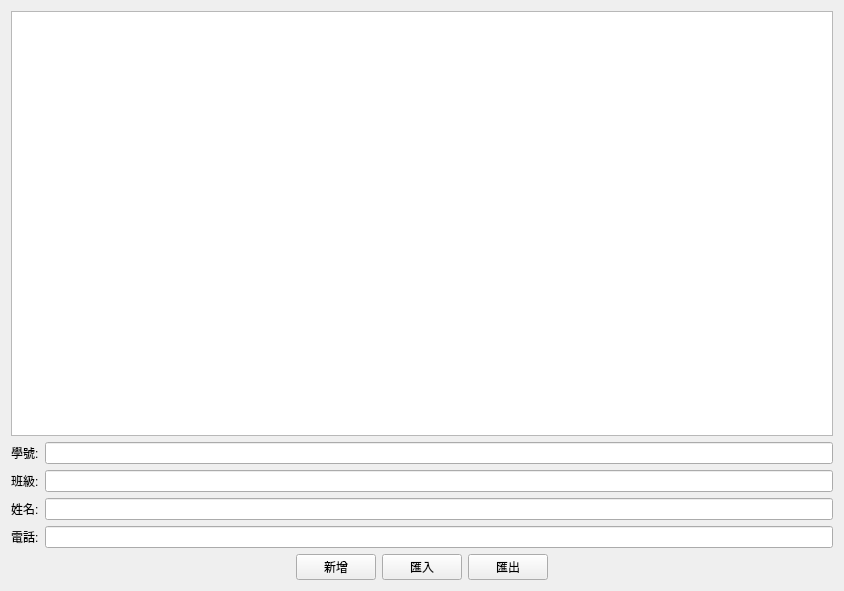
<?xml version="1.0" encoding="UTF-8"?>
<ui version="4.0">
 <class>MyWidget</class>
 <widget class="QWidget" name="MyWidget">
  <property name="geometry">
   <rect>
    <x>0</x>
    <y>0</y>
    <width>844</width>
    <height>591</height>
   </rect>
  </property>
  <property name="windowTitle">
   <string>MyWidget</string>
  </property>
  <layout class="QVBoxLayout" name="verticalLayout">
   <item>
    <widget class="QTableWidget" name="conetbook"/>
   </item>
   <item>
    <layout class="QFormLayout" name="formLayout">
     <property name="fieldGrowthPolicy">
      <enum>QFormLayout::FieldGrowthPolicy::ExpandingFieldsGrow</enum>
     </property>
     <item row="0" column="0">
      <widget class="QLabel" name="label">
       <property name="text">
        <string>學號:</string>
       </property>
      </widget>
     </item>
     <item row="1" column="0">
      <widget class="QLabel" name="label_2">
       <property name="text">
        <string>班級:</string>
       </property>
      </widget>
     </item>
     <item row="2" column="0">
      <widget class="QLabel" name="label_3">
       <property name="text">
        <string>姓名:</string>
       </property>
      </widget>
     </item>
     <item row="3" column="0">
      <widget class="QLabel" name="label_4">
       <property name="text">
        <string>電話:</string>
       </property>
      </widget>
     </item>
     <item row="1" column="1">
      <widget class="QLineEdit" name="lineEdit_2"/>
     </item>
     <item row="0" column="1">
      <widget class="QLineEdit" name="lineEdit"/>
     </item>
     <item row="2" column="1">
      <widget class="QLineEdit" name="lineEdit_3"/>
     </item>
     <item row="3" column="1">
      <widget class="QLineEdit" name="lineEdit_4"/>
     </item>
    </layout>
   </item>
   <item>
    <layout class="QHBoxLayout" name="horizontalLayout">
     <item>
      <spacer name="horizontalSpacer">
       <property name="orientation">
        <enum>Qt::Orientation::Horizontal</enum>
       </property>
       <property name="sizeHint" stdset="0">
        <size>
         <width>40</width>
         <height>20</height>
        </size>
       </property>
      </spacer>
     </item>
     <item>
      <widget class="QPushButton" name="insetButton_1">
       <property name="text">
        <string>新增</string>
       </property>
      </widget>
     </item>
     <item>
      <widget class="QPushButton" name="importButton_3">
       <property name="text">
        <string>匯入</string>
       </property>
      </widget>
     </item>
     <item>
      <widget class="QPushButton" name="exportButton_2">
       <property name="text">
        <string>匯出</string>
       </property>
      </widget>
     </item>
     <item>
      <spacer name="horizontalSpacer_2">
       <property name="orientation">
        <enum>Qt::Orientation::Horizontal</enum>
       </property>
       <property name="sizeHint" stdset="0">
        <size>
         <width>40</width>
         <height>20</height>
        </size>
       </property>
      </spacer>
     </item>
    </layout>
   </item>
  </layout>
 </widget>
 <resources/>
 <connections/>
</ui>
